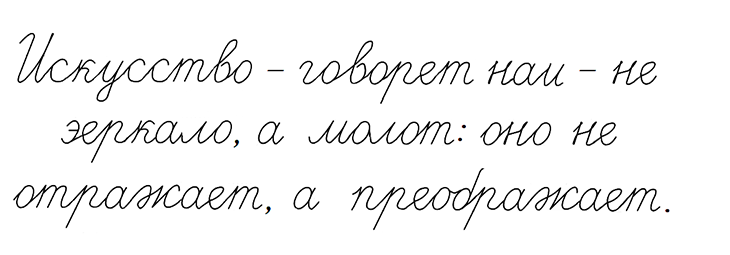
#> input picture ml/notebooks/handwritten1.png, 730 x 255 px
$ jupyter execute preprocessing.ipynb
#> lines starting #> are read from the running program, lines starting #| are printed output that depends on the picture; after the words box and inside, x2 and y2 are one past the last pixel; in counts of white or black regions, pixels touching at a corner belong together
[cell 1]
import cv2
import numpy as np
import matplotlib.pyplot as plt

img = cv2.imread("handwritten1.png", cv2.IMREAD_GRAYSCALE)
#> img: shape (255, 730); min 0, max 255, mean 243.9

plt.figure(figsize=(10,10))
plt.title("source")
plt.imshow(img, cmap='gray')
plt.axis('off')
plt.show()

[cell 2]
thr = cv2.adaptiveThreshold(img, 255, cv2.ADAPTIVE_THRESH_MEAN_C,
                            cv2.THRESH_BINARY_INV, 35, 15)
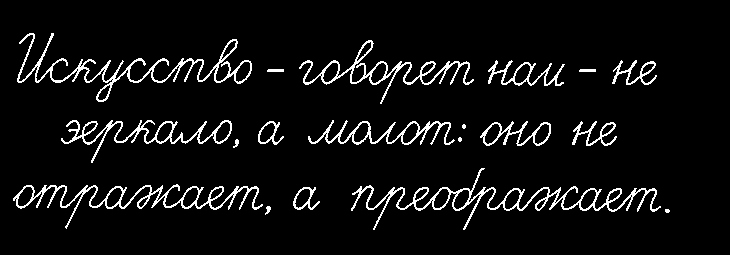
#> thr: shape (255, 730); 6% white in thin lines or dots, all inside (x1, y1, x2, y2) = (13, 33, 670, 230)

kernel = np.ones((2,2), np.uint8)
clean = cv2.morphologyEx(thr, cv2.MORPH_OPEN, kernel)
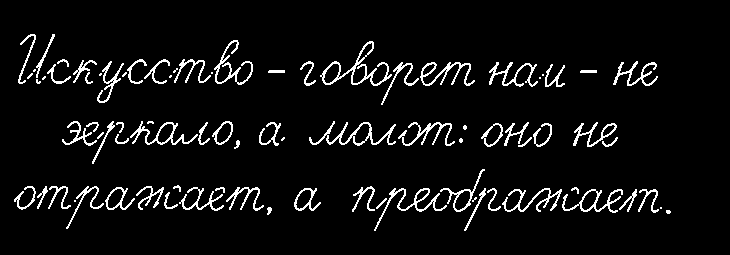
#> clean: shape (255, 730); 5.8% white in thin lines or dots, all inside (x1, y1, x2, y2) = (14, 34, 671, 231)

plt.figure(figsize=(10,10))
plt.title("После бинаризации и очистки")
plt.imshow(clean, cmap='gray')
plt.axis('off')
plt.show()

[cell 3]
hist = clean.sum(axis=1)
#> hist = 255 values, max 49725 at index 208, min 0 at index 0, mean 10801
lines = []
in_run = False
for y, v in enumerate(hist):
    if v > 0 and not in_run:
        y0 = y; in_run = True
    if v == 0 and in_run:
        lines.append((y0, y)); in_run = False
#> this loop made 255 passes
#> (v, in_run) on pass 35: (2040, True)
#> in_run on passes 106, 122, 165, 170, 232: False, True, False, True, False
#> after the loop, in_run = False; lines = [(34, 105), (121, 164), (169, 231)]; y0 = 169
if in_run:
    lines.append((y0, clean.shape[0]-1))

print("Amount of lines:", len(lines))
#| Amount of lines: 3

color = cv2.cvtColor(img, cv2.COLOR_GRAY2BGR)
for (y0, y1) in lines:
    cv2.rectangle(color, (0, y0), (color.shape[1]-1, y1), (0,0,255), 1)
#> this loop made 3 passes
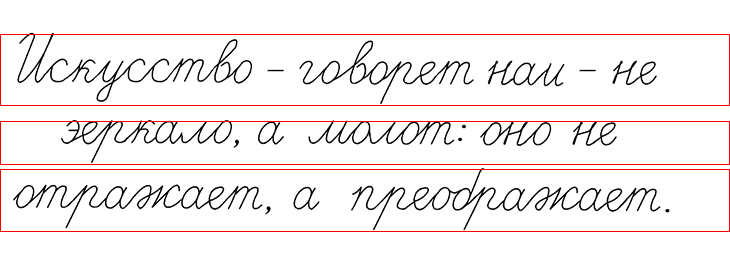
#> color: shape (255, 730, 3); mean B, G, R 237.5, 237.5, 244

plt.figure(figsize=(10,10))
plt.title("Found lines")
plt.imshow(color[..., ::-1])
plt.axis('off')
plt.show()

[cell 4]
bboxes = []
for (y0, y1) in lines:
    row = clean[y0:y1, :]

    proj = row.sum(axis=0)
    gaps = np.diff(np.where((proj==0).astype(np.uint8)))
    k = int(np.median(gaps[gaps>0])) if len(gaps[gaps>0]) else 8
    k = max(4, min(30, k))

    kernel = cv2.getStructuringElement(cv2.MORPH_RECT, (k, 1))
    merged = cv2.morphologyEx(row, cv2.MORPH_CLOSE, kernel, iterations=1)

    n, labels, stats, _ = cv2.connectedComponentsWithStats(merged, connectivity=8)
    for i in range(1, n):
        x, y, w, h, area = stats[i]
        if h < 8 or area < 40:
            continue
        bboxes.append((x, y + y0, w, h))
#> this loop made 3 passes
#> (y0, y1, n) on passes 1 to 3: (34, 105, 23), (121, 164, 18), (169, 231, 20)
#> pass 1, `row = clean[y0:y1, :]`:
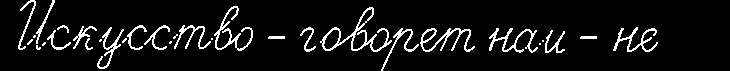
#> row: shape (71, 730); 7.6% white in thin lines or dots, all inside (x1, y1, x2, y2) = (18, 0, 658, 71)
#> pass 1, `merged = cv2.morphologyEx(row, cv2.MORPH_CLOSE, kernel, iterations=1)`:
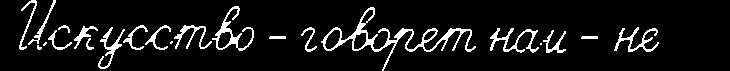
#> merged: shape (71, 730); 8.3% white in thin lines or dots, all inside (x1, y1, x2, y2) = (19, 0, 659, 71)
#> pass 1, `n, labels, stats, _ = cv2.connectedComponentsWithStats(merged, connect..`:
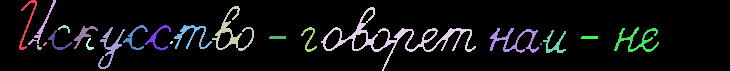
#> labels: shape (71, 730) int32; 23 distinct labels, from 0 to 22; one colour per label, 0 black
#> after the loop:
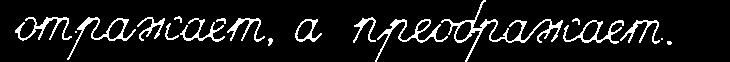
#> merged: shape (62, 730); 9.4% white in thin lines or dots
#> after the loop:
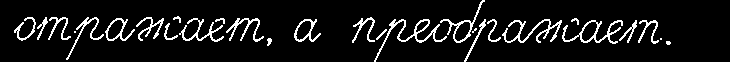
#> row: shape (62, 730); 8.6% white in thin lines or dots
#> after the loop, bboxes = 38 items, first 6: (19, 34, 18, 50), (28, 34, 28, 45), (212, 40, 42, 45), (321, 41, 155, 64), (123, 59, 25, 25), (145, 59, 26, 25)

print("Found words:", len(bboxes))
#| Found words: 38

[cell 5]
vis = cv2.cvtColor(img, cv2.COLOR_GRAY2BGR)
for (x, y, w, h) in bboxes:
    cv2.rectangle(vis, (x, y), (x + w, y + h), (0, 255, 0), 1)
#> this loop made 38 passes
#> (x, y, w, h) on passes 1 to 12: (19, 34, 18, 50), (28, 34, 28, 45), (212, 40, 42, 45), (321, 41, 155, 64), (123, 59, 25, 25), (145, 59, 26, 25), (174, 59, 38, 24), (74, 60, 24, 23), (98, 61, 27, 42), (301, 61, 16, 25), (614, 61, 45, 25), (490, 62, 49, 25)
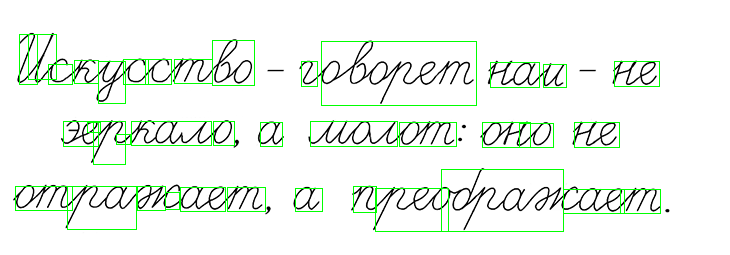
#> vis: shape (255, 730, 3); mean B, G, R 237.4, 244.6, 237.4

plt.figure(figsize=(10,10))
plt.title("Highlighted words")
plt.imshow(vis[..., ::-1])
plt.axis('off')
plt.show()

[cell 6]
def merge_boxes_interval_graph(bboxes, alpha=0.25, y_overlap_thr=0.5, max_iter=4):
#> called with alpha = 0.22, y_overlap_thr = 0.5, max_iter = 4
    boxes = [list(b) for b in bboxes]
#> boxes = 38 items, first 6: [19, 34, 18, 50], [28, 34, 28, 45], [212, 40, 42, 45], [321, 41, 155, 64], [123, 59, 25, 25], [145, 59, 26, 25]
    for _ in range(max_iter):
        boxes.sort(key=lambda b: (b[1], b[0]))
        used = [False]*len(boxes)
        merged = []

        for i in range(len(boxes)):
            if used[i]:
                continue
            xi, yi, wi, hi = boxes[i]
            x0, y0, x1, y1 = xi, yi, xi+wi, yi+hi
            changed = True
            used[i] = True

            while changed:
                changed = False
                line_h = y1 - y0
                gap_allow = max(2, int(alpha * line_h))
                for j in range(len(boxes)):
                    if used[j]:
                        continue
                    xj, yj, wj, hj = boxes[j]
                    xa0, ya0, xa1, ya1 = xj, yj, xj+wj, yj+hj

                    inter_y = max(0, min(y1, ya1) - max(y0, ya0))
                    min_h = min(line_h, hj)
                    y_ok = inter_y / max(1, min_h) >= y_overlap_thr

                    x_overlap = not (xa0 > x1 or xa1 < x0)
                    x_touch = (0 <= xa0 - x1 <= gap_allow) or (0 <= x0 - xa1 <= gap_allow)
                    x_ok = x_overlap or x_touch

                    if y_ok and x_ok:
                        x0, y0 = min(x0, xa0), min(y0, ya0)
                        x1, y1 = max(x1, xa1), max(y1, ya1)
                        used[j] = True
                        changed = True

            merged.append((x0, y0, x1 - x0, y1 - y0))

        if len(merged) == len(boxes):
            return merged
        boxes = [list(b) for b in merged]
    return [tuple(b) for b in boxes]

merged_boxes = merge_boxes_interval_graph(bboxes, alpha=0.22, y_overlap_thr=0.5, max_iter=4)
#> merged_boxes = [(19, 34, 235, 69), (301, 41, 265, 64), (614, 61, 45, 25), (63, 121, 171, 43), (310, 121, 146, 25), (260, 122, 22, 24), (482, 122, 71, 25), (574, 122, 45, 25), (353, 169, 307, 62), (15, 186, 250, 43), (295, 188, 27, 23)]
print("After graph merged:", len(merged_boxes))
#| After graph merged: 11

[cell 7]
vis_merge = cv2.cvtColor(img, cv2.COLOR_GRAY2BGR)
for (x, y, w, h) in merged_boxes:
    cv2.rectangle(vis_merge, (x, y), (x + w, y + h), (255, 0, 0), 1)
#> this loop made 11 passes
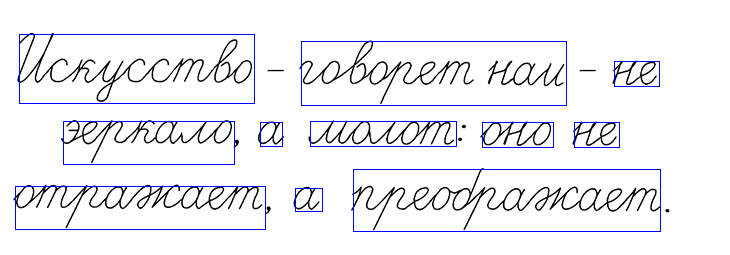
#> vis_merge: shape (255, 730, 3); mean B, G, R 244.2, 238.7, 238.7

plt.figure(figsize=(10,10))
plt.title("merged")
plt.imshow(vis_merge[..., ::-1])
plt.axis('off')
plt.show()
